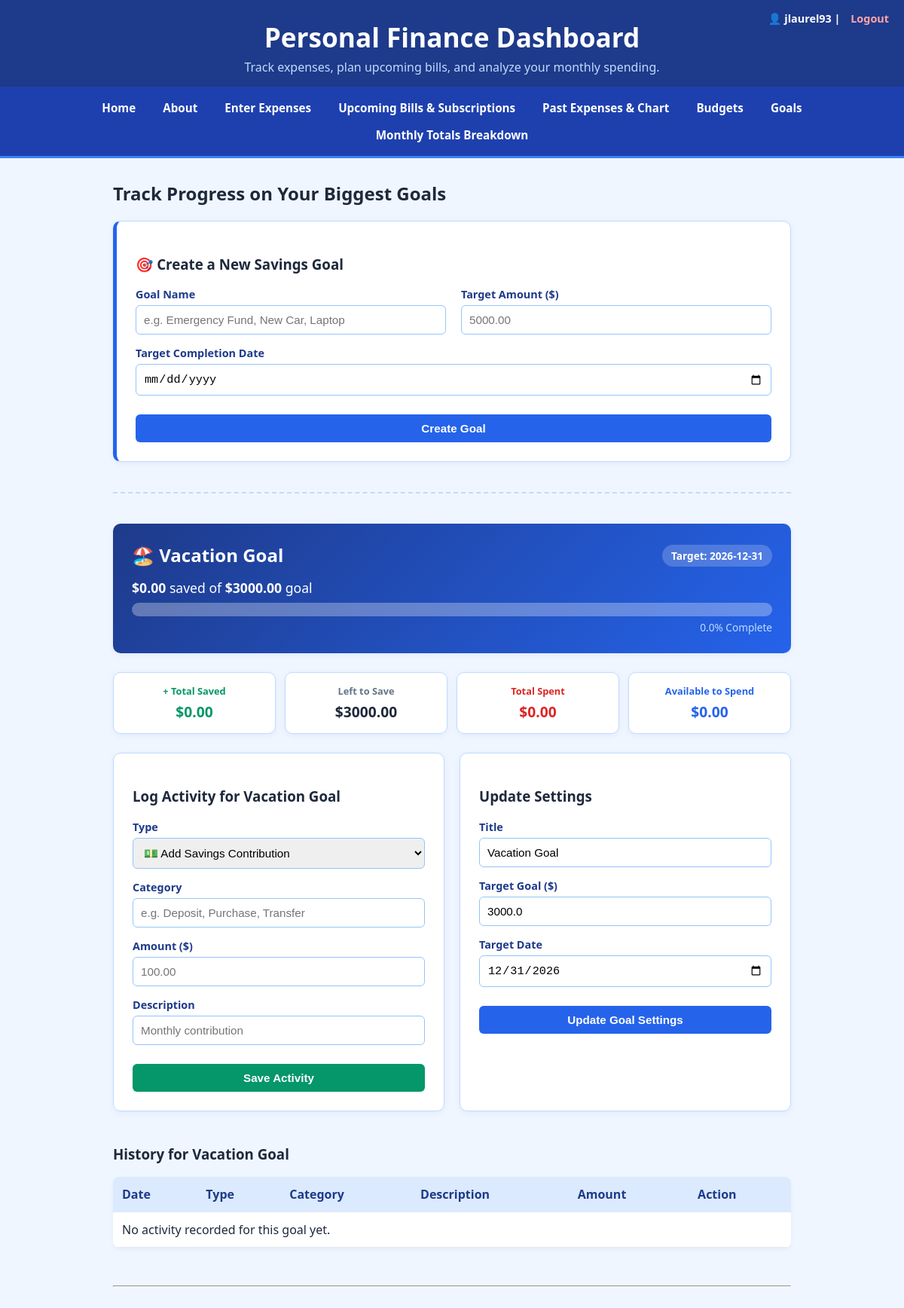
Page /goals (signed in) on the committed database.
### finance.py (models this page shows, shortened)
class User(UserMixin, db.Model):
  id = db.Column(db.Integer, primary_key=True)
  username = db.Column(db.String(80), unique=True, nullable=False)
  password_hash = db.Column(db.String(200), nullable=False)
  transactions = db.relationship('Transaction', backref='owner', lazy=True)
  subscriptions = db.relationship('Subscription', backref='owner', lazy=True)
  monthly_summaries = db.relationship(
      'MonthlySummary', backref='owner', lazy=True
  )
  budgets = db.relationship('Budget', backref='owner', lazy=True)
  goals = db.relationship('Goal', backref='owner', lazy=True)

class Goal(db.Model):
  id = db.Column(db.Integer, primary_key=True)
  user_id = db.Column(db.Integer, db.ForeignKey('user.id'), nullable=False)
  title = db.Column(db.String(100), nullable=False)
  target_amount = db.Column(db.Float, nullable=False)
  target_date = db.Column(db.String(10), nullable=False)
  is_vacation = db.Column(db.Boolean, default=False)

### finance.py (the view)
@app.route('/goals')
@login_required
def goals():
  all_goals = (
      Goal.query.filter_by(user_id=current_user.id)
      .order_by(Goal.is_vacation.desc(), Goal.id.asc())
      .all()
  )
  goal_cards = []
  for g in all_goals:
    logs = GoalLog.query.filter_by(goal_id=g.id).order_by(GoalLog.date.desc()).all()
    total_saved = (
        db.session.query(func.sum(GoalLog.amount))
        .filter_by(goal_id=g.id, log_type='contribution')
        .scalar()
        or 0.00
    )
    total_spent = (
        db.session.query(func.sum(GoalLog.amount))
        .filter_by(goal_id=g.id, log_type='expense')
        .scalar()
        or 0.00
    )
    left_to_save = max(g.target_amount - total_saved, 0.00)
    available_to_spend = max(total_saved - total_spent, 0.00)
    progress_percent = (
        min((total_saved / g.target_amount * 100), 100)
        if g.target_amount > 0
        else 0
    )
    goal_cards.append({
        'goal': g,
        'total_saved': total_saved,
        'left_to_save': left_to_save,
        'total_spent': total_spent,
        'available_to_spend': available_to_spend,
        'progress_percent': progress_percent,
        'logs': logs,
    })
  return render_template('goals.html', goal_cards=goal_cards)

### finance.py (called while the page is built)
@login_manager.user_loader
def load_user(user_id):
  return User.query.get(int(user_id))

### templates/goals.html (shortened to what this page needs)
{% extends 'base.html' %}
{% block content %}
    <h2>Track Progress on Your Biggest Goals</h2>
    <form action="/add_goal" method="POST" style="margin-bottom: 35px; border-left: 5px solid #2563eb;">
        <h3>🎯 Create a New Savings Goal</h3>
        <div class="grid">
            <div class="form-group">
                <label>Goal Name</label>
                <input type="text" name="title" placeholder="e.g. Emergency Fund, New Car, Laptop" required>
            </div>
            <div class="form-group">
                <label>Target Amount ($)</label>
                <input type="number" step="0.01" name="target_amount" placeholder="5000.00" required>
            </div>
        </div>
        <div class="form-group">
            <label>Target Completion Date</label>
            <input type="date" name="target_date" required>
        </div>
        <button type="submit" style="background-color: #2563eb;">Create Goal</button>
    </form>
    <hr style="margin: 40px 0; border: none; border-top: 2px dashed #bfdbfe;">
    {% for c in goal_cards %}
    <div style="margin-bottom: 50px;">
        <div class="card" style="background: {% if c.goal.is_vacation %}linear-gradient(135deg, #1e3a8a, #2563eb){% else %}linear-gradient(135deg, #0f766e, #059669){% endif %}; color: white; border: none;">
            <div style="display: flex; justify-content: space-between; align-items: center;">
                <h2 style="margin: 0; color: #ffffff;">{% if c.goal.is_vacation %}🏖️{% else %}🎯{% endif %} {{ c.goal.title }}</h2>
                <div>
                    <span style="background: rgba(255, 255, 255, 0.2); padding: 5px 12px; border-radius: 20px; font-size: 0.85rem; font-weight: bold;">
                        Target: {{ c.goal.target_date }}
                    </span>
                </div>
            </div>
            <div style="margin-top: 15px; font-size: 1.1rem;">
                <strong>${{ "%.2f"|format(c.total_saved) }}</strong> saved of <strong>${{ "%.2f"|format(c.goal.target_amount) }}</strong> goal
            </div>
            <div class="progress-bg" style="background: rgba(255,255,255,0.3); height: 18px;">
            </div>
            <div style="text-align: right; font-size: 0.85rem; margin-top: 5px; color: #bfdbfe;">
                {{ "%.1f"|format(c.progress_percent) }}% Complete
            </div>
        </div>
        <div class="grid" style="grid-template-columns: 1fr 1fr 1fr 1fr; gap: 12px; margin-bottom: 25px;">
            <div class="card" style="margin: 0; padding: 15px; text-align: center;">
                <div style="font-size: 0.8rem; color: #059669; font-weight: bold;">+ Total Saved</div>
                <div style="font-size: 1.2rem; font-weight: bold; color: #059669; margin-top: 5px;">${{ "%.2f"|format(c.total_saved) }}</div>
            </div>
            <div class="card" style="margin: 0; padding: 15px; text-align: center;">
                <div style="font-size: 0.8rem; color: #64748b; font-weight: bold;">Left to Save</div>
                <div style="font-size: 1.2rem; font-weight: bold; color: #1e293b; margin-top: 5px;">${{ "%.2f"|format(c.left_to_save) }}</div>
            </div>
            <div class="card" style="margin: 0; padding: 15px; text-align: center;">
                <div style="font-size: 0.8rem; color: #dc2626; font-weight: bold;">Total Spent</div>
                <div style="font-size: 1.2rem; font-weight: bold; color: #dc2626; margin-top: 5px;">${{ "%.2f"|format(c.total_spent) }}</div>
            </div>
            <div class="card" style="margin: 0; padding: 15px; text-align: center;">
                <div style="font-size: 0.8rem; color: #2563eb; font-weight: bold;">Available to Spend</div>
                <div style="font-size: 1.2rem; font-weight: bold; color: #2563eb; margin-top: 5px;">${{ "%.2f"|format(c.available_to_spend) }}</div>
            </div>
        </div>
        <div class="grid">
            <form action="/add_goal_log/{{ c.goal.id }}" method="POST">
                <h3>Log Activity for {{ c.goal.title }}</h3>
                <div class="form-group">
                    <label>Type</label>
                    <select name="log_type" required>
                        <option value="contribution">💵 Add Savings Contribution</option>
                    </select>
                </div>
                <div class="form-group">
                    <label>Category</label>
                    <input type="text" name="category" placeholder="e.g. Deposit, Purchase, Transfer" required>
                </div>
                <div class="form-group">
                    <label>Amount ($)</label>
                    <input type="number" step="0.01" name="amount" placeholder="100.00" required>
                </div>
                <div class="form-group">
                    <label>Description</label>
                    <input type="text" name="description" placeholder="Monthly contribution" required>
                </div>
                <button type="submit" style="background-color: #059669;">Save Activity</button>
            </form>
            <form action="/update_goal/{{ c.goal.id }}" method="POST">
                <h3>Update Settings</h3>
                <div class="form-group">
                    <label>Title</label>
                    <input type="text" name="title" value="{{ c.goal.title }}" required>
                </div>
                <div class="form-group">
                    <label>Target Goal ($)</label>
                    <input type="number" step="0.01" name="target_amount" value="{{ c.goal.target_amount }}" required>
                </div>
                <div class="form-group">
                    <label>Target Date</label>
                    <input type="date" name="target_date" value="{{ c.goal.target_date }}" required>
                </div>
                <button type="submit">Update Goal Settings</button>
            </form>
        </div>
        <h3>History for {{ c.goal.title }}</h3>
        <table>
            <thead>
                <tr>
                    <th>Date</th>
                    <th>Type</th>
                    <th>Category</th>
                    <th>Description</th>
                    <th>Amount</th>
                    <th>Action</th>
                </tr>
            </thead>
            <tbody>
                {% for item in c.logs %}
                <tr>
                    <td>{{ item.date.strftime('%Y-%m-%d') }}</td>
                    <td>
                        {% if item.log_type == 'contribution' %}
                            <span class="alert-badge alert-info">+ Savings</span>
                        {% else %}
                            <span class="alert-badge alert-danger">- Expense</span>
                        {% endif %}
                    </td>
                    <td>{{ item.category }}</td>
                    <td>{{ item.description }}</td>
                    <td><strong>${{ "%.2f"|format(item.amount) }}</strong></td>
                    <td><a href="/delete_goal_log/{{ item.id }}" class="delete-btn">Delete</a></td>
                </tr>
                {% else %}
                <tr><td colspan="6">No activity recorded for this goal yet.</td></tr>
                {% endfor %}
            </tbody>
        </table>
    </div>
    <hr style="margin: 40px 0;">
    {% endfor %}
{% endblock %}

### templates/base.html (shortened to what this page needs)
<!DOCTYPE html>
<html lang="en">
<head>
</head>
<body>
    <div class="header-banner">
        {% if current_user.is_authenticated %}
        <div class="user-bar">
            👤 {{ current_user.username }} | <a href="/logout">Logout</a>
        </div>
        {% endif %}
        <h1>Personal Finance Dashboard</h1>
        <p>Track expenses, plan upcoming bills, and analyze your monthly spending.</p>
    </div>
    <nav>
        <a href="/">Home</a>
        <a href="/about">About</a>
        {% if current_user.is_authenticated %}
        <a href="/enter_expenses">Enter Expenses</a>
        <a href="/upcoming_bills">Upcoming Bills & Subscriptions</a>
        <a href="/past_expenses">Past Expenses & Chart</a>
        <a href="/budgets">Budgets</a>
        <a href="/goals">Goals</a>
        <a href="/monthly_totals">Monthly Totals Breakdown</a>
        {% else %}
        <a href="/login">Login</a>
        <a href="/signup">Sign Up</a>
        {% endif %}
    </nav>
    <div class="container">
        {% block content %}{% endblock %}
    </div>
</body>
</html>

### templates/base.html (style rules this page uses)
body { font-family: system-ui, -apple-system, sans-serif; margin: 0; padding: 0; color: #1e293b; background-color: #f0f6ff; }
.header-banner { background-color: #1e3a8a; color: white; text-align: center; padding: 25px 20px 15px 20px; position: relative; }
.header-banner h1 { margin: 0 0 5px 0; font-size: 2.2rem; }
.header-banner p { margin: 0; font-size: 1rem; color: #bfdbfe; }
.user-bar { position: absolute; top: 15px; right: 20px; color: white; font-size: 0.9rem; font-weight: bold; }
.user-bar a { color: #fca5a5; margin-left: 10px; text-decoration: none; }
nav { background-color: #1e40af; display: flex; justify-content: center; flex-wrap: wrap; padding: 10px 0; border-bottom: 3px solid #3b82f6; }
nav a { color: #ffffff; text-decoration: none; padding: 8px 18px; font-weight: bold; font-size: 0.95rem; border-radius: 4px; transition: background 0.2s; }
.container { max-width: 900px; margin: 30px auto; padding: 0 20px; }
form, .card { background: #ffffff; padding: 25px; border-radius: 10px; border: 1px solid #bfdbfe; box-shadow: 0 2px 8px rgba(37, 99, 235, 0.08); margin-bottom: 25px; }
.form-group { margin-bottom: 15px; }
label { display: block; font-weight: bold; margin-bottom: 5px; font-size: 0.9rem; color: #1e3a8a; }
input, select, button { width: 100%; padding: 10px; font-size: 0.95rem; border: 1px solid #93c5fd; border-radius: 6px; box-sizing: border-box; }
button { background: #2563eb; color: white; border: none; font-weight: bold; cursor: pointer; margin-top: 10px; }
table { width: 100%; border-collapse: collapse; margin-top: 15px; margin-bottom: 30px; background: #ffffff; border-radius: 8px; overflow: hidden; box-shadow: 0 2px 6px rgba(0, 0, 0, 0.05); }
th, td { text-align: left; padding: 12px; border-bottom: 1px solid #e2e8f0; }
th { background: #dbeafe; color: #1e3a8a; font-weight: bold; }
.grid { display: grid; grid-template-columns: 1fr 1fr; gap: 20px; }
.progress-bg { background: #e2e8f0; border-radius: 10px; height: 16px; width: 100%; overflow: hidden; margin-top: 8px; }

### rows in the picture
User: username "jlaurel93"
Goal: is_vacation True (drawn), goal "Vacation Goal", goal.target_date "2026-12-31", goal.target_amount "3000.00", goal "Vacation Goal", title "Vacation Goal", target_amount "3000.0", target_date "12/31/2026", goal "Vacation Goal"

### other values in the picture
{{ "%.2f"|format(c.total_saved) }} "0.00"
{{ "%.1f"|format(c.progress_percent) }} "0.0"
{{ "%.2f"|format(c.left_to_save) }} "3000.00"
{{ "%.2f"|format(c.total_spent) }} "0.00"
{{ "%.2f"|format(c.available_to_spend) }} "0.00"
